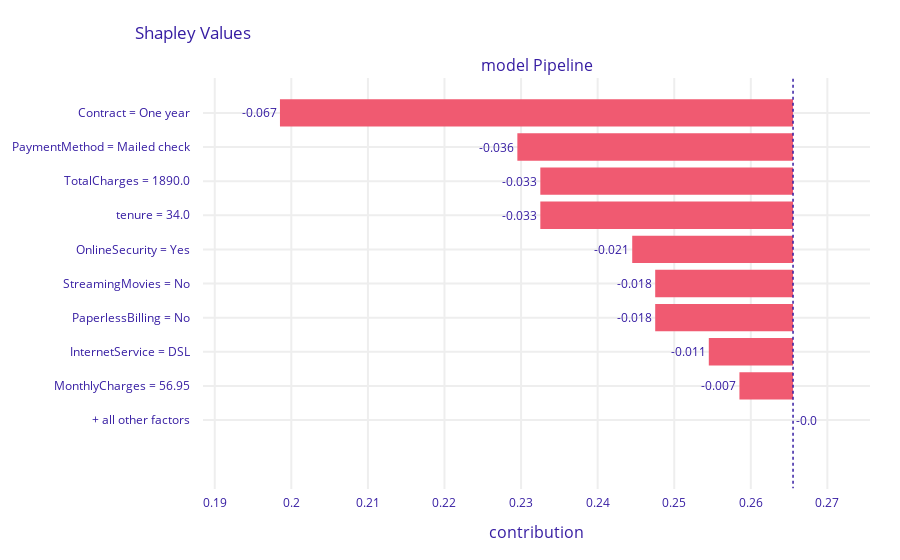

Notebook source saved alongside this figure:
### Markdown cell above
8 Shapley Additive Explanations (SHAP) for Average Attributions

### Code cell
bd_henry = model_exp.predict_parts(customerA, 
             type = 'shap')
bd_henry.plot(max_vars =10)

### Figure 1 — Plotly figure (JSON) as saved in the notebook; plotly's stock layout.template omitted (floating-point values rounded to 4 significant figures)
{"data": [{"base": 0.2655, "hoverinfo": "text", "hoverlabel": {"bgcolor": "rgba(0, 0, 0, 0.8)"}, "hovertext": ["Average response: 0.266<br>Prediction: 0.022<br>Contract = One year<br>decreases average response <br>by 0.067", "Average response: 0.266<br>Prediction: 0.022<br>PaymentMethod = Mailed check<br>decreases average response <br>by 0.036", "Average response: 0.266<br>Prediction: 0.022<br>TotalCharges = 1890.0<br>decreases average response <br>by 0.033", "Average response: 0.266<br>Prediction: 0.022<br>tenure = 34.0<br>decreases average response <br>by 0.033", "Average response: 0.266<br>Prediction: 0.022<br>OnlineSecurity = Yes<br>decreases average response <br>by 0.021", "Average response: 0.266<br>Prediction: 0.022<br>StreamingMovies = No<br>decreases average response <br>by 0.018", "Average response: 0.266<br>Prediction: 0.022<br>PaperlessBilling = No<br>decreases average response <br>by 0.018", "Average response: 0.266<br>Prediction: 0.022<br>InternetService = DSL<br>decreases average response <br>by 0.011", "Average response: 0.266<br>Prediction: 0.022<br>MonthlyCharges = 56.95<br>decreases average response <br>by 0.007", "Average response: 0.266<br>Prediction: 0.022<br>+ all other factors<br>decreases average response <br>by 0.0"], "marker": {"color": ["#f05a71", "#f05a71", "#f05a71", "#f05a71", "#f05a71", "#f05a71", "#f05a71", "#f05a71", "#f05a71", "#f05a71"]}, "orientation": "h", "showlegend": false, "text": ["-0.067", "-0.036", "-0.033", "-0.033", "-0.021", "-0.018", "-0.018", "-0.011", "-0.007", "-0.0"], "textposition": "outside", "type": "bar", "x": [-0.067, -0.036, -0.033, -0.033, -0.021, -0.018, -0.018, -0.011, -0.007, 0], "xaxis": "x", "y": ["Contract = One year", "PaymentMethod = Mailed check", "TotalCharges = 1890.0", "tenure = 34.0", "OnlineSecurity = Yes", "StreamingMovies = No", "PaperlessBilling = No", "InternetService = DSL", "MonthlyCharges = 56.95", "+ all other factors"], "yaxis": "y"}], "layout": {"annotations": [{"font": {"size": 16}, "showarrow": false, "text": "model Pipeline", "x": 0.5, "xanchor": "center", "xref": "paper", "y": 1, "yanchor": "bottom", "yref": "paper"}, {"font": {"size": 16}, "showarrow": false, "text": "contribution", "x": 0.5, "xanchor": "center", "xref": "paper", "y": 0, "yanchor": "top", "yref": "paper", "yshift": -30}], "autosize": true, "font": {"color": "#371ea3"}, "margin": {"b": 71, "r": 30, "t": 78}, "shapes": [{"line": {"color": "#371ea3", "dash": "dot", "width": 1.5}, "type": "line", "x0": 0.2655, "x1": 0.2655, "xref": "x", "y0": -1, "y1": 11, "yref": "y"}], "title": {"text": "Shapley Values", "x": 0.15}, "xaxis": {"anchor": "y", "automargin": true, "domain": [0, 1], "fixedrange": true, "gridwidth": 2, "range": [0.1885, 0.2756], "tickcolor": "white", "ticklen": 3, "ticks": "outside", "type": "linear", "zeroline": false}, "yaxis": {"anchor": "x", "automargin": true, "autorange": true, "domain": [0, 1], "fixedrange": true, "gridwidth": 2, "range": [11.04, -1.04], "tickcolor": "white", "ticklen": 10, "ticks": "outside", "type": "category"}}}
